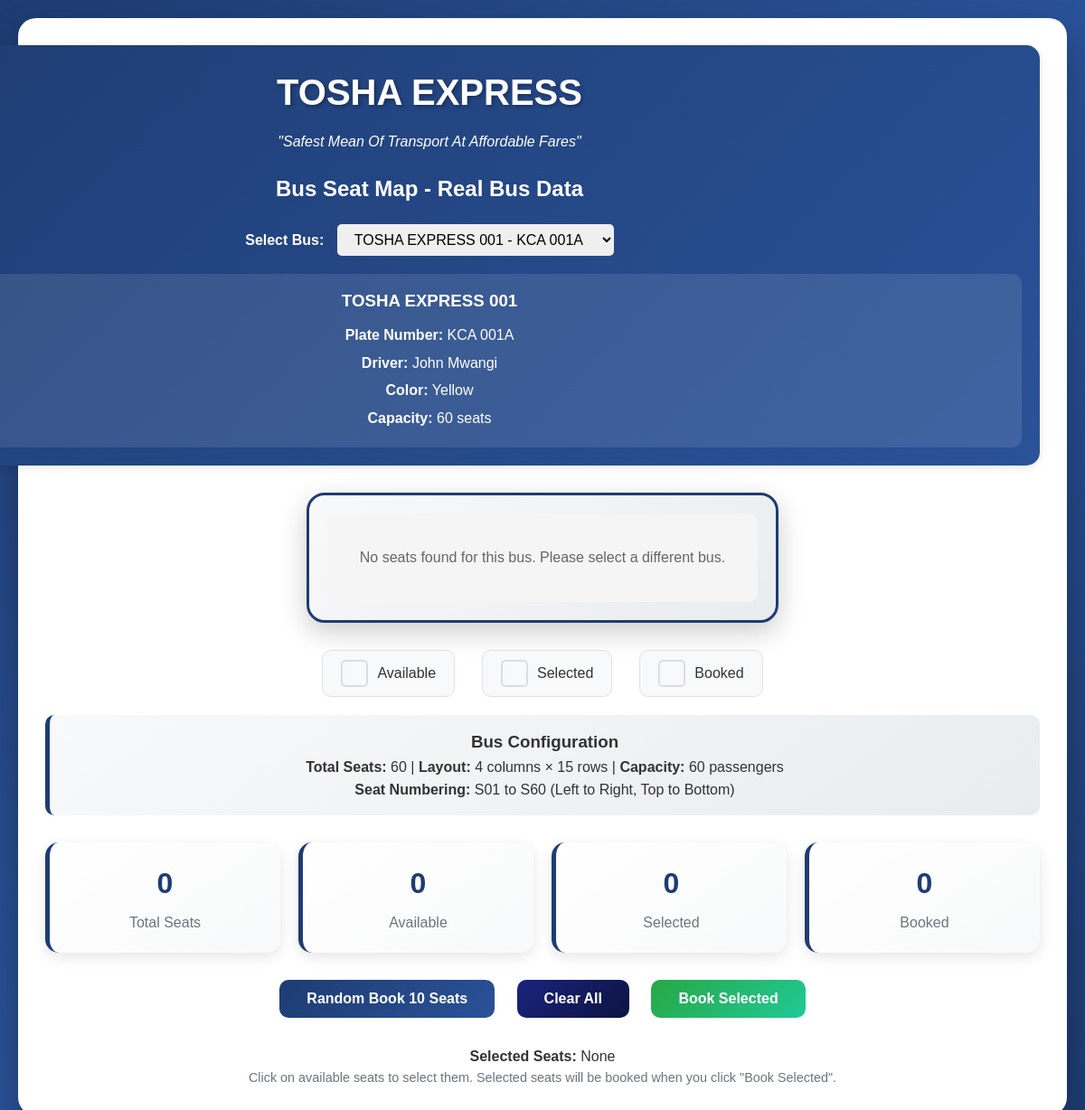
The page /seat_map_demo.php on the database its author committed.
### tables this page shows
CREATE TABLE buses (
    id INT AUTO_INCREMENT PRIMARY KEY,
    bus_name VARCHAR(100) NOT NULL,
    plate_no VARCHAR(20) UNIQUE NOT NULL,
    color VARCHAR(50) NOT NULL,
    capacity INT DEFAULT 60,
    driver_name VARCHAR(100) NOT NULL,
    status ENUM('active', 'inactive') DEFAULT 'active',
    created_at TIMESTAMP DEFAULT CURRENT_TIMESTAMP
);

### seat_map_demo.php (the view, shortened to what this page needs)
<?php
$database = new Database();
$db = $database->getConnection();
$query = "SELECT * FROM buses WHERE status = 'active' ORDER BY bus_name";
$stmt = $db->prepare($query);
$stmt->execute();
$buses = $stmt->fetchAll(PDO::FETCH_ASSOC);
$selected_bus_id = $_GET['bus_id'] ?? ($buses[0]['id'] ?? '');
$seats = [];
if ($selected_bus_id) {
    $query = "SELECT seat_no, status FROM seats WHERE bus_id = ? ORDER BY seat_no";
    $stmt = $db->prepare($query);
    $stmt->execute([$selected_bus_id]);
    $seats = $stmt->fetchAll(PDO::FETCH_ASSOC);
    $query = "SELECT * FROM buses WHERE id = ?";
    $stmt = $db->prepare($query);
    $stmt->execute([$selected_bus_id]);
    $selected_bus = $stmt->fetch(PDO::FETCH_ASSOC);
}
?>
<!DOCTYPE html>
<html lang="en">
<head>
    <link rel="stylesheet" href="assets/css/style.css">
</head>
<body>
    <div class="demo-container">
        <div class="header">
            <h1>TOSHA EXPRESS</h1>
            <p style="margin: 10px 0 0 0; font-style: italic;">"Safest Mean Of Transport At Affordable Fares"</p>
            <h2 style="margin: 20px 0 0 0;">Bus Seat Map - Real Bus Data</h2>
            <div style="margin: 20px 0;">
                <label for="busSelect" style="color: white; font-weight: bold; margin-right: 10px;">Select Bus:</label>
                <select id="busSelect" onchange="changeBus()" style="padding: 8px 15px; border-radius: 5px; border: none; font-size: 16px;">
                    <?php foreach ($buses as $bus): ?>
                    <option value="<?php echo $bus['id']; ?>" <?php echo ($selected_bus_id == $bus['id']) ? 'selected' : ''; ?>>
                        <?php echo htmlspecialchars($bus['bus_name'] . ' - ' . $bus['plate_no']); ?>
                    </option>
                    <?php endforeach; ?>
                </select>
            </div>
            <?php if (isset($selected_bus)): ?>
            <div style="background: rgba(255, 255, 255, 0.1); padding: 15px; border-radius: 10px; margin-top: 15px;">
                <h3 style="margin: 0 0 10px 0;"><?php echo htmlspecialchars($selected_bus['bus_name']); ?></h3>
                <p style="margin: 5px 0;"><strong>Plate Number:</strong> <?php echo htmlspecialchars($selected_bus['plate_no']); ?></p>
                <p style="margin: 5px 0;"><strong>Driver:</strong> <?php echo htmlspecialchars($selected_bus['driver_name']); ?></p>
                <p style="margin: 5px 0;"><strong>Color:</strong> <?php echo htmlspecialchars($selected_bus['color']); ?></p>
                <p style="margin: 5px 0;"><strong>Capacity:</strong> <?php echo $selected_bus['capacity']; ?> seats</p>
            </div>
            <?php endif; ?>
        </div>
        <div class="bus-layout">
            <div class="bus-body">
                <div class="seat-map" id="seatMap">
                    <?php if (!empty($seats)): ?>
                        <?php foreach ($seats as $seat): ?>
                        <div class="seat <?php echo $seat['status']; ?>"
                             data-seat="<?php echo $seat['seat_no']; ?>"
                             onclick="toggleSeat(this)">
                            <?php echo $seat['seat_no']; ?>
                        </div>
                        <?php endforeach; ?>
                    <?php else: ?>
                        <p style="text-align: center; color: #666; grid-column: 1/-1; padding: 20px;">
                            No seats found for this bus. Please select a different bus.
                        </p>
                    <?php endif; ?>
                </div>
            </div>
        </div>
        <div class="seat-legend">
            <div class="legend-item">
                <div class="legend-color available"></div>
                <span>Available</span>
            </div>
            <div class="legend-item">
                <div class="legend-color selected"></div>
                <span>Selected</span>
            </div>
            <div class="legend-item">
                <div class="legend-color booked"></div>
                <span>Booked</span>
            </div>
        </div>
        <div class="bus-info">
            <h3>Bus Configuration</h3>
            <p><strong>Total Seats:</strong> 60 | <strong>Layout:</strong> 4 columns × 15 rows | <strong>Capacity:</strong> 60 passengers</p>
            <p><strong>Seat Numbering:</strong> S01 to S60 (Left to Right, Top to Bottom)</p>
        </div>
        <div class="stats">
            <div class="stat-card">
                <div class="stat-number" id="totalSeats">60</div>
                <div class="stat-label">Total Seats</div>
            </div>
            <div class="stat-card">
                <div class="stat-number" id="availableSeats">60</div>
                <div class="stat-label">Available</div>
            </div>
            <div class="stat-card">
                <div class="stat-number" id="selectedSeats">0</div>
                <div class="stat-label">Selected</div>
            </div>
            <div class="stat-card">
                <div class="stat-number" id="bookedSeats">0</div>
                <div class="stat-label">Booked</div>
            </div>
        </div>
        <div class="demo-controls">
            <button class="btn" onclick="randomBookSeats()">Random Book 10 Seats</button>
            <button class="btn btn-danger" onclick="clearAllSeats()">Clear All</button>
            <button class="btn btn-success" onclick="bookSelectedSeats()">Book Selected</button>
        </div>
        <div style="text-align: center; margin-top: 30px;">
            <p><strong>Selected Seats:</strong> <span id="selectedSeatsList">None</span></p>
            <p style="color: #6c757d; font-size: 0.9rem;">
                Click on available seats to select them. Selected seats will be booked when you click "Book Selected".
            </p>
        </div>
    </div>
</body>
</html>

### assets/css/style.css (style rules this page uses)
:root { --primary-yellow: #FFD700; --primary-red: #FFC107; --primary-blue: #FFC107; --dark-red: #B8860B; --dark-blue: #B8860B; --light-gray: #F5F5F5; --dark-gray: #333333; --white: #FFFFFF; --black: #000000; }
* { margin: 0; padding: 0; box-sizing: border-box; }
body { font-family: 'Arial', sans-serif; background-color: var(--primary-yellow); background-image: radial-gradient(rgba(13, 20, 66, 0.20) 2px, transparent 2px), radial-gradient(rgba(13, 20, 66, 0.12) 2px, transparent 2px); background-position: 0 0, 11px 11px; background-size: 22px 22px; color: var(--dark-gray); line-height: 1.6; }
.header { background: linear-gradient(135deg, var(--primary-red), var(--dark-red)); color: var(--white); padding: 1rem 0; box-shadow: 0 2px 10px rgba(0,0,0,0.1); }
.header h1 { text-align: center; font-size: 2.5rem; font-weight: bold; margin-bottom: 0.5rem; text-shadow: 2px 2px 4px rgba(0,0,0,0.3); }
body { font-family: 'Arial', sans-serif; background-color: var(--primary-yellow); background-image: radial-gradient(rgba(13, 20, 66, 0.20) 2px, transparent 2px), radial-gradient(rgba(13, 20, 66, 0.12) 2px, transparent 2px); background-position: 0 0, 11px 11px; background-size: 22px 22px; color: var(--dark-gray); line-height: 1.6; margin-left: 250px; }
.header { background: linear-gradient(135deg, var(--primary-red), var(--dark-red)); color: var(--white); padding: 1rem 0; box-shadow: 0 2px 10px rgba(0,0,0,0.1); margin-left: -250px; width: calc(100% + 250px); }
.btn { display: inline-block; padding: 0.75rem 1.5rem; border: none; border-radius: 5px; font-size: 1rem; font-weight: bold; text-decoration: none; text-align: center; cursor: pointer; transition: all 0.3s ease; margin: 0.25rem; }
.btn-danger { background: linear-gradient(135deg, var(--primary-red), var(--dark-red)); color: var(--white); }
.btn-success { background: linear-gradient(135deg, #28a745, #20c997); color: var(--white); }
.seat-map { display: grid; grid-template-columns: repeat(4, 1fr); gap: 10px; max-width: 400px; margin: 0 auto; padding: 1rem; background: var(--light-gray); border-radius: 10px; }

### seat_map_demo.php (style rules this page uses)
body { background: linear-gradient(135deg, #1e3c72 0%, #2a5298 50%, #1e3c72 100%); min-height: 100vh; margin: 0; padding: 20px; }
.demo-container { max-width: 1200px; margin: 0 auto; background: white; border-radius: 20px; padding: 30px; box-shadow: 0 20px 40px rgba(0, 0, 0, 0.3); }
.header { text-align: center; margin-bottom: 30px; background: linear-gradient(135deg, #1e3c72 0%, #2a5298 100%); color: white; padding: 20px; border-radius: 15px; }
.bus-layout { display: flex; justify-content: center; align-items: center; margin: 30px 0; }
.bus-body { background: linear-gradient(145deg, #f8f9fa, #e9ecef); border: 3px solid #1e3c72; border-radius: 20px; padding: 20px; box-shadow: 0 10px 30px rgba(0, 0, 0, 0.2); }
.seat-map { display: grid; grid-template-columns: repeat(4, 1fr); gap: 8px; max-width: 600px; margin: 0 auto; }
.seat-legend { display: flex; justify-content: center; gap: 30px; margin: 20px 0; flex-wrap: wrap; }
.legend-item { display: flex; align-items: center; gap: 10px; padding: 10px 20px; border-radius: 10px; background: #f8f9fa; border: 1px solid #dee2e6; }
.legend-color { width: 30px; height: 30px; border-radius: 5px; border: 2px solid #ddd; }
.bus-info { text-align: center; margin: 20px 0; padding: 15px; background: linear-gradient(145deg, #f8f9fa, #e9ecef); border-radius: 10px; border-left: 5px solid #1e3c72; }
.stats { display: grid; grid-template-columns: repeat(auto-fit, minmax(200px, 1fr)); gap: 20px; margin: 30px 0; }
.stat-card { background: linear-gradient(145deg, #ffffff, #f8f9fa); padding: 20px; border-radius: 15px; text-align: center; box-shadow: 0 5px 15px rgba(0, 0, 0, 0.1); border-left: 5px solid #1e3c72; }
.stat-number { font-size: 2rem; font-weight: bold; color: #1e3c72; margin-bottom: 5px; }
.stat-label { color: #6c757d; font-weight: 500; }
.demo-controls { text-align: center; margin: 30px 0; }
.btn { background: linear-gradient(135deg, #1e3c72, #2a5298); color: white; border: none; padding: 12px 30px; border-radius: 10px; font-weight: bold; cursor: pointer; margin: 0 10px; transition: all 0.3s ease; }
.btn-danger { background: linear-gradient(135deg, #1a237e, #0d1442); }
.btn-success { background: linear-gradient(135deg, #28a745, #20c997); }

### rows shown on the page
buses: bus_name "TOSHA EXPRESS 001", plate_no "KCA 001A", driver_name "John Mwangi", color "Yellow", capacity "60"

### other values the page prints
form field value "TOSHA EXPRESS 001 - KCA 001A"
